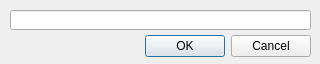
<?xml version="1.0" encoding="UTF-8"?>
<ui version="4.0">
 <class>PlaylistNameDialog</class>
 <widget class="QDialog" name="PlaylistNameDialog">
  <property name="geometry">
   <rect>
    <x>0</x>
    <y>0</y>
    <width>320</width>
    <height>64</height>
   </rect>
  </property>
  <property name="windowTitle">
   <string>Enter new playlist name</string>
  </property>
  <widget class="QDialogButtonBox" name="buttonBox">
   <property name="geometry">
    <rect>
     <x>10</x>
     <y>30</y>
     <width>301</width>
     <height>32</height>
    </rect>
   </property>
   <property name="orientation">
    <enum>Qt::Horizontal</enum>
   </property>
   <property name="standardButtons">
    <set>QDialogButtonBox::Cancel|QDialogButtonBox::Ok</set>
   </property>
  </widget>
  <widget class="QLineEdit" name="playlistNameEdit">
   <property name="geometry">
    <rect>
     <x>10</x>
     <y>10</y>
     <width>301</width>
     <height>20</height>
    </rect>
   </property>
  </widget>
 </widget>
 <resources/>
 <connections>
  <connection>
   <sender>buttonBox</sender>
   <signal>accepted()</signal>
   <receiver>PlaylistNameDialog</receiver>
   <slot>accept()</slot>
   <hints>
    <hint type="sourcelabel">
     <x>248</x>
     <y>254</y>
    </hint>
    <hint type="destinationlabel">
     <x>157</x>
     <y>274</y>
    </hint>
   </hints>
  </connection>
  <connection>
   <sender>buttonBox</sender>
   <signal>rejected()</signal>
   <receiver>PlaylistNameDialog</receiver>
   <slot>reject()</slot>
   <hints>
    <hint type="sourcelabel">
     <x>316</x>
     <y>260</y>
    </hint>
    <hint type="destinationlabel">
     <x>286</x>
     <y>274</y>
    </hint>
   </hints>
  </connection>
 </connections>
</ui>
